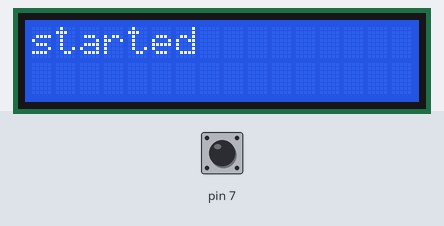
Bench run of a sketch on a simulated Arduino Uno, built with avr-gcc and run on an emulated ATmega328P. Parts: 16×2 character LCD. Inputs (shaded band) come from the test bench; at power-on: pin 7 HIGH.

Above: at 1.2 s.
1.3 s: pin 7 pulled LOW for 0.15 s
At 2.0 s:
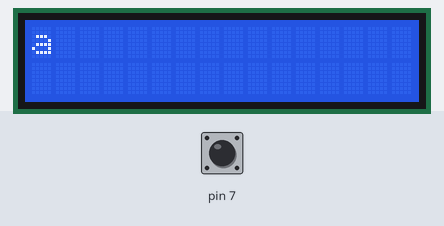
2.9 s: pin 7 pulled LOW for 1 s
At 4.5 s:
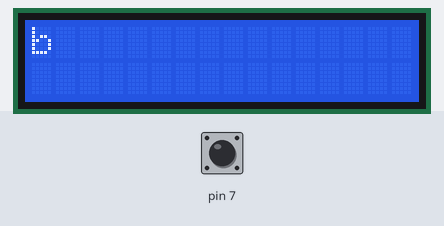
5.4 s: pin 7 pulled LOW for 0.15 s
At 6.3 s:
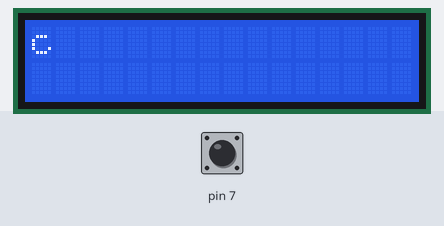
7.0 s: pin 7 pulled LOW for 3.2 s
At 10.5 s:
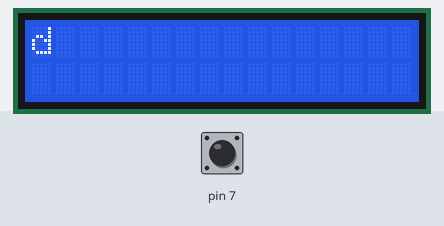
11.7 s: pin 7 pulled LOW for 0.15 s
At 12.3 s:
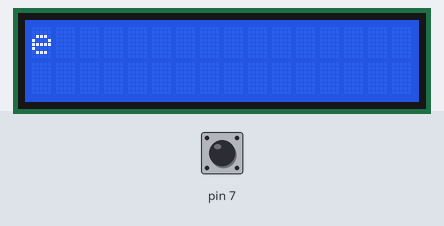
13.3 s: pin 7 pulled LOW for 1 s
At 14.8 s:
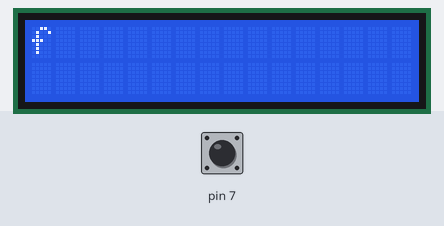
Timing chart, 0 to 16.3 s (numbered marks = the images above; inputs shaded):
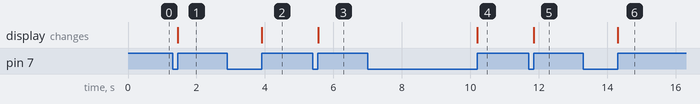

Measured:
- after the input at 1.3 s, the display: changes after 0.15 s (image 1)
- after the input at 2.9 s, the display: changes after 1.0 s (image 2)
- after the input at 5.4 s, the display: changes after 0.15 s (image 3)
- after the input at 7.0 s, the display: changes after 3.2 s (image 4)
- after the input at 11.7 s, the display: changes after 0.15 s (image 5)
- after the input at 13.3 s, the display: changes after 1.0 s (image 6)

The sketch:

sketch_jan27c.ino
```cpp
#include <LiquidCrystal.h>
LiquidCrystal lcd(13 , 12 , 11 , 10 , 9 , 8);

char AZ = 'a' - 1 ;
void setup() {
  pinMode(7 , INPUT_PULLUP);

  lcd.begin(16,2);
  lcd.print("started");
}

void loop() {


  if (digitalRead(7)==0){
      while(digitalRead(7)==0){}
      lcd.clear();
      AZ = AZ + 1;
      if (AZ > 'z'){
        AZ = 'a';

        }
      lcd.print(AZ) ;
    }

}
```
